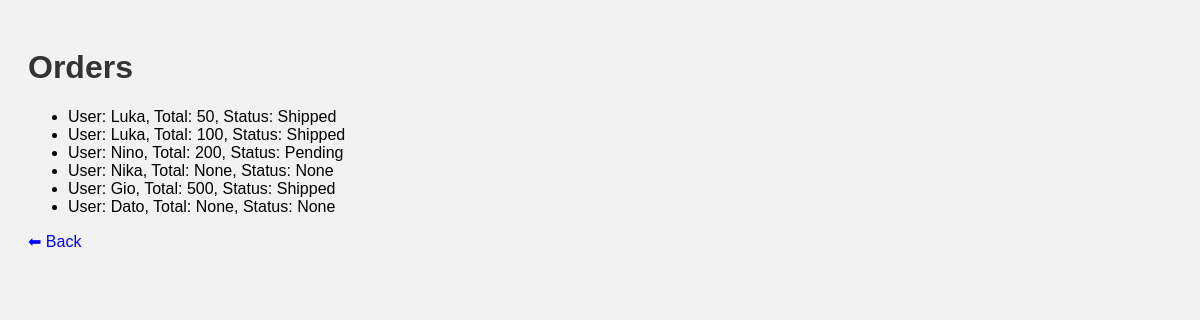
The page /orders on the database as committed earlier.
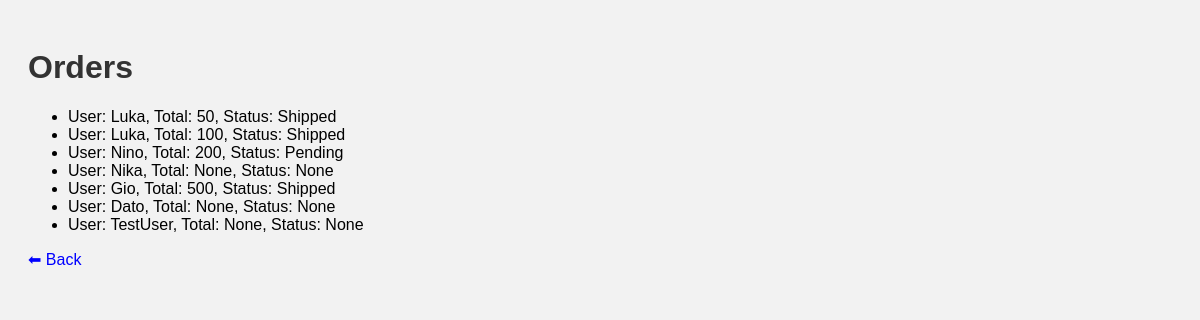
The same page on the database as committed later.
### tables this page shows
CREATE TABLE orders (
    id INTEGER,
    user_id INTEGER,
    total INTEGER,
    status TEXT
);

CREATE TABLE users (
    id INTEGER,
    name TEXT
);

### app.py (the view)
@app.route("/orders")
def orders():
    return render_template("orders.html", orders=show_orders())

### main.py (called while the page is built)
def show_orders():
    cursor.execute("""
    SELECT users.name, orders.total, orders.status
    FROM users
    LEFT JOIN orders ON users.id = orders.user_id
    """)
    return cursor.fetchall()

### templates/orders.html (shortened to what this page needs)
<!DOCTYPE html>
<html>
<head>
    <link rel="stylesheet" href="{{ url_for('static', filename='style.css') }}">
</head>
<body>
<h1>Orders</h1>
<ul>
{% for order in orders %}
    <li>
        User: {{ order[0] }},
        Total: {{ order[1] }},
        Status: {{ order[2] }}
    </li>
{% endfor %}
</ul>
<a href="/">⬅ Back</a>
</body>
</html>

Rows that differ between the two databases and show on the page:
added users: name "TestUser", order "None"
